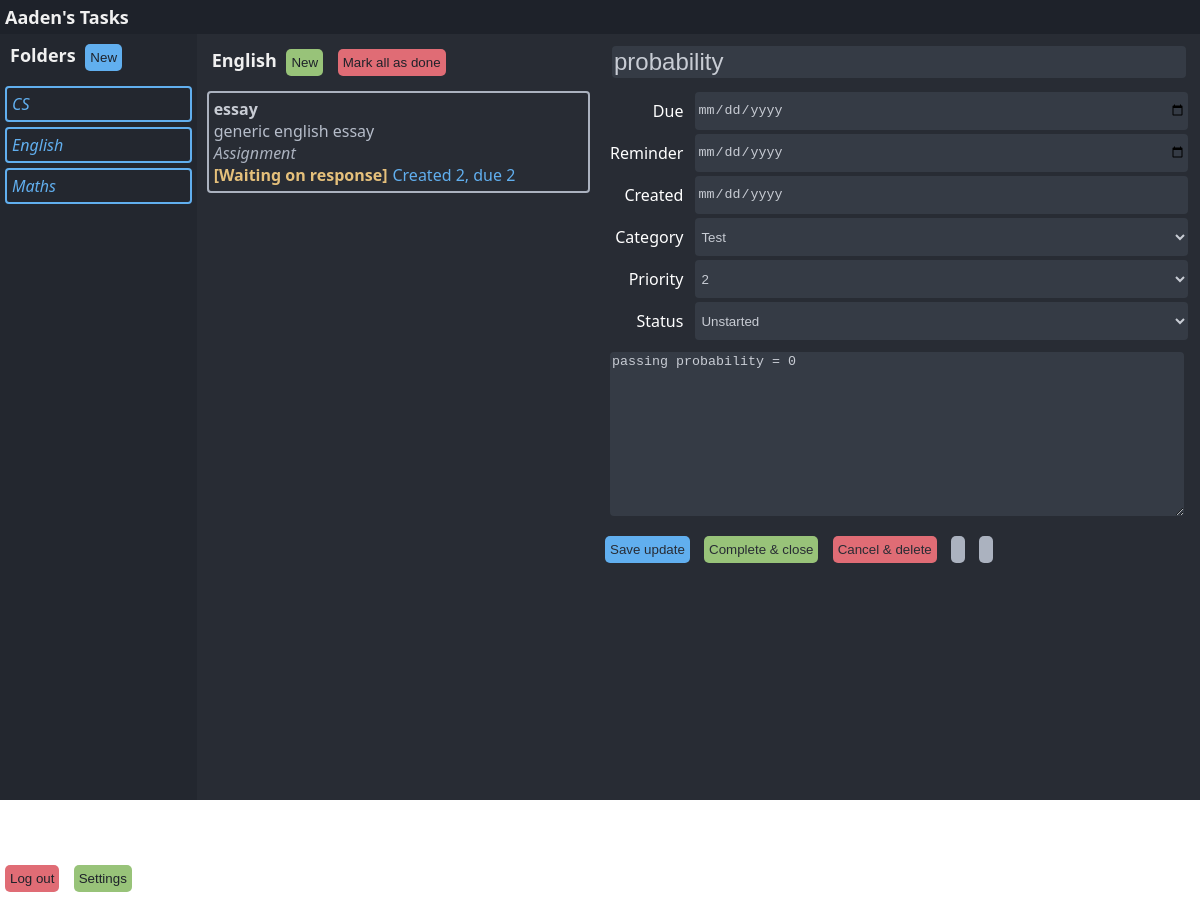
The app's page /tasks/?folderid=1 with its own data.
### tables this page shows
CREATE TABLE "accounts" (
	"userid"	TEXT,
	"password"	TEXT,
	"salt"	TEXT,
	"email"	TEXT,
	"name"	TEXT,
	PRIMARY KEY("userid")
);

CREATE TABLE "folders" (
	"userid"	TEXT,
	"id"	TEXT,
	"name"	TEXT,
	PRIMARY KEY("userid","id")
);

CREATE TABLE "tasks" (
	"userid"	TEXT,
	"folderid"	TEXT,
	"id"	TEXT,
	"title"	TEXT,
	"due"	TEXT,
	"reminder"	TEXT,
	"created"	TEXT,
	"category"	TEXT,
	"priority"	INTEGER,
	"status"	TEXT,
	"notes"	TEXT,
	"link"	TEXT,
	PRIMARY KEY("id","userid")
);

### website/views.py (the view)
@views.route("/tasks/")
def tasks():
    if "folderid" in request.values:
        folderid = int(request.values["folderid"])
    else:
        folderid = 0
    if "id" in request.values:
        id = request.values["id"]
    else:
        id = 0
    user = {
        "name": "Aaden",
        "username": "Nughm",
    }
    print(db_read("SELECT * FROM accounts;"))
    folders = db_read("SELECT * FROM folders ORDER BY name;")
    tasks = db_read(
        f"SELECT * FROM tasks WHERE folderid='{folderid}' AND status != 'Completed' ORDER BY title;"
    )
    maintask = db_read(f"SELECT * FROM tasks WHERE id='{id}';")[0]
    folders = [{"id": folders.index(name), "name": name["name"]} for name in folders]
    return render_template(
        "tasks.html",
        user=user,
        folders=folders,
        folderid=folderid,
        tasks=tasks,
        maintask=maintask,
    )

### website/__init__.py (called while the page is built)
def db_read(sql, data=None):
    connection = sqlite3.connect(database_filename)
    connection.row_factory = sqlite3.Row
    db = connection.cursor()
    if data:
        db.execute(sql, data)
    else:
        db.execute(sql)
    records = db.fetchall()
    rows = [dict(record) for record in records]
    connection.commit()
    db.close()
    connection.close()
    return rows

### website/templates/tasks.html (shortened to what this page needs)
<!DOCTYPE html>
<html lang="en">
<head>
    <link rel="stylesheet" type="text/css" href="/static/tasks.css" media="screen">
</head>
<body>
    <div class="pageheader">
        <div class="titlebar"><strong>{{ user.name }}'s Tasks</strong></div>
    </div>
    <div class="container">
        <div class="folders">
            <div class="header"><strong>Folders</strong>
                <button class="blue" id="new-folder-button">New</button>
            </div>
            {% for folder in folders %}
                <a class="folder" href="?folderid={{ folder.id }}">{{ folder.name }}</a>
            {% endfor %}
            <div class="controls">
                <button class="red">Log out</button>
                <button class="green">Settings</button>
            </div>
        </div>
        <div class="tasks">
            <div class="header"><strong>{{ folders[folderid]["name"] }}</strong>
                <button class="green" id="new-task-button">New</button>
                <button class="red">Mark all as done</button>
            </div>
            {% for task in tasks %}
                <a class="taskpreview" href="?folderid={{ task.folderid }}&id={{ task.id }}">
                    <div class="taskpreviewheader">{{ task.title }}</div>
                    <div class="taskpreviewtext">{{ task.notes }}</div>
                    <div class="taskpreviewcategory">{{ task.category }}</div>
                    <div class="taskpreviewfooter">
                        {% if task.status == "Unstarted" %}
                            <div class="unstarted">[{{ task.status }}]</div>
                        {% elif task.status == "In progress" %}
                            <div class="started">[{{ task.status }}]</div>
                        {% else %}
                            <div class="waiting">[{{ task.status }}]</div>
                        {% endif %}
                        <div class="time">Created {{ task.created }}, due {{ task.due }}</div>
                    </div>
                </a>
            {% endfor %}
        </div>
        <div class="main">
            <form method="POST" enctype="multipart/form-data" action="/save_task">
                <div class="maintitle"><input type="text" name="title" value="{{ maintask.title }}" placeholder="Task title" class="tasktitle"></div>
                <div class="two-columns">
                    <div><label for="due">Due</label></div>
                    <input type="date" name="due" value="{{ maintask.due }}" placeholder="">
                    <div><label for="reminder">Reminder</label></div>
                    <input type="date" name="reminder" value="{{ maintask.reminder }}" placeholder="">
                    <div><label for="created">Created</label></div>
                    <input readonly type="date" name="created" value="{{ maintask.created }}" placeholder="">
                    <div><label for="category">Category</label></div>
                    <select name="category" value="{{ maintask.category }}">
                        <option {{ "selected='selected'" if maintask.category == 'Test' else "" }}>Test</option>
                    </select>
                    <div><label for="priority">Priority</label></div>
                    <select name="priority" value="{{ maintask.priority }}">
                        <option {{ "selected='selected'" if maintask.priority == 2 else "" }}>2</option>
                    </select>
                    <div><label for="status">Status</label></div>
                    <select name="status" value="{{ maintask.status }}">
                        <option {{ "selected='selected'" if maintask.status == "Unstarted" else "" }}>Unstarted</option>
                    </select>
                </div>
                <div class="maintext">
                    <textarea name="notes">{{ maintask.notes }}</textarea>
                </div>
                <input type="submit" name="submit-save" class="blue" value="Save update">
                <input type="submit" name="submit-close" class="green" value="Complete & close">
                <input type="submit" name="submit-delete" class="red" value="Cancel & delete">
                <input type="button" name="button-share" class="gray" value=" ">
                <input type="button" name="button-print" class="gray" value=" ">
            </form>
        </div>
    </div>
</body>
</html>

### website/static/tasks.css (style rules this page uses)
html, body { padding: 0; margin: 0; height: 100%; font-family: 'Segoe UI', Tahoma, Geneva, Verdana, sans-serif; overflow-y: hidden; }
.container { background-color: #282c34; display: grid; grid-template-columns: 1fr 2fr 50%; gap: 5px 5px; height: 100%; grid-template-areas: "folders items main" }
.pageheader { display: grid; grid-template-columns: 1fr 1fr; background-color: #1e222a; }
.pageheader .titlebar { padding: 5px; font-size: large; color: #f0f0f0; }
.controls { position: absolute; bottom: 5px; }
.folders { grid-area: folders; background-color: #23272f; border-right: 0px; overflow-y: auto; padding-bottom: 5em; }
.folders .header { font-size: large; color: #f0f0f0; padding: 0px 5px 5px 5px; margin: 5px 5px 5px 5px; }
.folder { padding: 5px 5px 5px 5px; margin: 5px 5px 5px 5px; border-radius: 4px; border: 2px solid #61afef; color: #61afef; font-style: italic; display: block; cursor: pointer; text-decoration: none; }
.header { font-size: large; padding: 5px 5px 5px 5px; margin: 5px 5px 5px 5px; color: #f0f0f0; }
.taskpreview { padding-bottom: 1em; padding: 5px 5px 5px 5px; margin: 5px 5px 5px 5px; border-radius: 4px; border: 2px solid #abb2bf; display: block; cursor: pointer; color: inherit; text-decoration: none; }
.taskpreviewheader { font-weight: bold; color: #c8ccd4; }
.taskpreviewtext { color: #b6bdca; }
.taskpreviewcategory { font-style: italic; color: #abb2bf; }
.taskpreviewfooter { display: flex; }
.taskpreviewfooter .waiting { margin-right: 5px; font-weight: bold; color: #e5c07b; }
.taskpreviewfooter .time { flex: 1; color: #61afef; }
.main { grid-area: main; overflow-y: auto; padding-bottom: 5em; padding-right: 10px; color: white; }
.maintitle { font-size: x-large; padding: 5px 5px 5px 5px; margin: 5px 5px 5px 5px; }
.maintext { padding: 5px 5px 5px 5px; margin: 5px 5px 5px 5px; }
.two-columns { display: grid; grid-template-columns: auto 1fr; }
.tasktitle { font-size: x-large; width: 100%; }
.two-columns div { padding: 5px 5px 5px 5px; margin: 5px 5px 5px 5px; text-align: right; }
.main textarea { width: 100%; height: 12em; line-height: 1.2em; }
button { background-color: #61afef; color: #1e222a; padding: 5px 5px 5px 5px; margin: 5px 5px 5px 5px; border-radius: 5px; width: 1fr; display: inline-block; height: 2em; border: 0px; }
input[type='button'] { background-color: #509ede; color: #1e222a; padding: 5px 5px 5px 5px; margin: 5px 5px 5px 5px; border-radius: 5px; width: 1fr; display: inline-block; height: 2em; border: 0px; }
input[type='submit'] { background-color: #509ede; color: #282c34; padding: 5px 5px 5px 5px; margin: 5px 5px 5px 5px; border-radius: 5px; width: 1fr; display: inline-block; height: 2em; border: 0px; }
button.blue, input[type='button'].blue, input[type='submit'].blue { background-color: #61afef; }
button.red, input[type='button'].red, input[type='submit'].red { background-color: #e06c75; }
button.green, input[type='button'].green, input[type='submit'].green { background-color: #98c379; }
button.gray, input[type='button'].gray, input[type='submit'].gray { background-color: #abb2bf; }
input { padding: 2px; margin: 2px; border-radius: 4px; background-color: #353b45; color: #c8ccd4; border: 0px; }
select { padding: 2px; margin: 2px; border-radius: 4px; background-color: #353b45; color: #c8ccd4; border: 0px; }
textarea { border-radius: 4px; background-color: #353b45; color: #c8ccd4; border: 0px; }

### records on screen
accounts: name "Aaden"
folders: name "CS"
folders: name "English"
folders: name "Maths"
tasks: title "essay", notes "generic english essay", category "Assignment", status "Waiting on response", created "2", due "2"
tasks: title "probability", category "Test", priority "2", status "Unstarted", notes "passing probability = 0"
